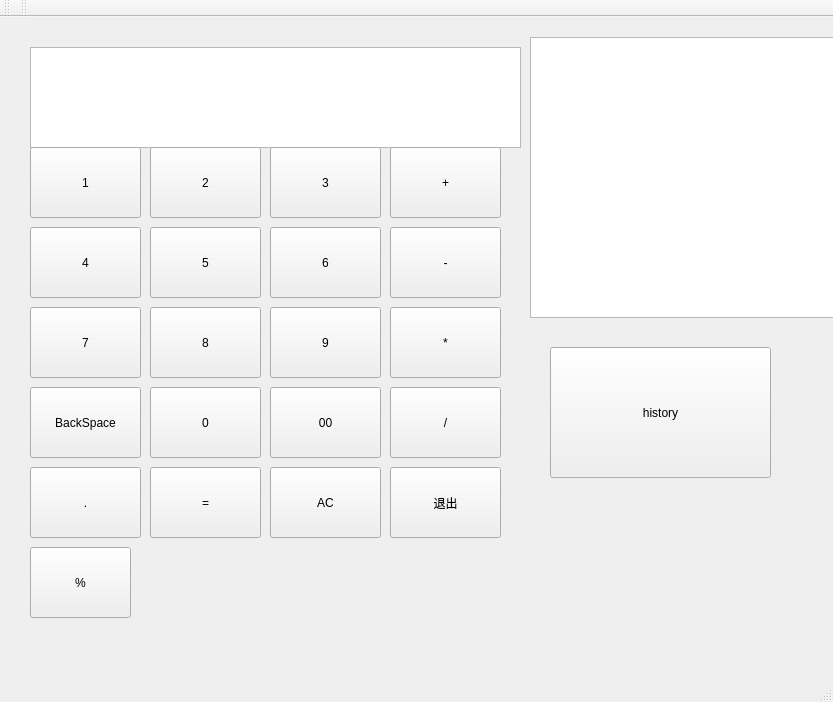
<?xml version="1.0" encoding="UTF-8"?>
<ui version="4.0">
 <class>MainWindow</class>
 <widget class="QMainWindow" name="MainWindow">
  <property name="enabled">
   <bool>true</bool>
  </property>
  <property name="geometry">
   <rect>
    <x>0</x>
    <y>0</y>
    <width>833</width>
    <height>702</height>
   </rect>
  </property>
  <property name="windowTitle">
   <string>计算器</string>
  </property>
  <widget class="QWidget" name="centralWidget">
   <widget class="QTextEdit" name="textEdit_show">
    <property name="geometry">
     <rect>
      <x>30</x>
      <y>30</y>
      <width>491</width>
      <height>101</height>
     </rect>
    </property>
    <property name="layoutDirection">
     <enum>Qt::LeftToRight</enum>
    </property>
    <property name="autoFillBackground">
     <bool>true</bool>
    </property>
    <property name="sizeAdjustPolicy">
     <enum>QAbstractScrollArea::AdjustToContents</enum>
    </property>
    <property name="lineWrapMode">
     <enum>QTextEdit::NoWrap</enum>
    </property>
    <property name="readOnly">
     <bool>true</bool>
    </property>
    <property name="html">
     <string>&lt;!DOCTYPE HTML PUBLIC &quot;-//W3C//DTD HTML 4.0//EN&quot; &quot;http://www.w3.org/TR/REC-html40/strict.dtd&quot;&gt;
&lt;html&gt;&lt;head&gt;&lt;meta name=&quot;qrichtext&quot; content=&quot;1&quot; /&gt;&lt;style type=&quot;text/css&quot;&gt;
p, li { white-space: pre-wrap; }
&lt;/style&gt;&lt;/head&gt;&lt;body style=&quot; font-family:'SimSun'; font-size:9pt; font-weight:400; font-style:normal;&quot;&gt;
&lt;p style=&quot;-qt-paragraph-type:empty; margin-top:0px; margin-bottom:0px; margin-left:0px; margin-right:0px; -qt-block-indent:0; text-indent:0px;&quot;&gt;&lt;br /&gt;&lt;/p&gt;&lt;/body&gt;&lt;/html&gt;</string>
    </property>
   </widget>
   <widget class="QPushButton" name="pushButton_1">
    <property name="geometry">
     <rect>
      <x>30</x>
      <y>130</y>
      <width>111</width>
      <height>71</height>
     </rect>
    </property>
    <property name="text">
     <string>1</string>
    </property>
   </widget>
   <widget class="QPushButton" name="pushButton_2">
    <property name="geometry">
     <rect>
      <x>150</x>
      <y>130</y>
      <width>111</width>
      <height>71</height>
     </rect>
    </property>
    <property name="text">
     <string>2</string>
    </property>
   </widget>
   <widget class="QPushButton" name="pushButton_5">
    <property name="geometry">
     <rect>
      <x>150</x>
      <y>210</y>
      <width>111</width>
      <height>71</height>
     </rect>
    </property>
    <property name="text">
     <string>5</string>
    </property>
   </widget>
   <widget class="QPushButton" name="pushButton_4">
    <property name="geometry">
     <rect>
      <x>30</x>
      <y>210</y>
      <width>111</width>
      <height>71</height>
     </rect>
    </property>
    <property name="text">
     <string>4</string>
    </property>
   </widget>
   <widget class="QPushButton" name="pushButton_3">
    <property name="geometry">
     <rect>
      <x>270</x>
      <y>130</y>
      <width>111</width>
      <height>71</height>
     </rect>
    </property>
    <property name="text">
     <string>3</string>
    </property>
   </widget>
   <widget class="QPushButton" name="pushButton_6">
    <property name="geometry">
     <rect>
      <x>270</x>
      <y>210</y>
      <width>111</width>
      <height>71</height>
     </rect>
    </property>
    <property name="text">
     <string>6</string>
    </property>
   </widget>
   <widget class="QPushButton" name="pushButton_jian">
    <property name="geometry">
     <rect>
      <x>390</x>
      <y>210</y>
      <width>111</width>
      <height>71</height>
     </rect>
    </property>
    <property name="text">
     <string>-</string>
    </property>
   </widget>
   <widget class="QPushButton" name="pushButton_7">
    <property name="geometry">
     <rect>
      <x>30</x>
      <y>290</y>
      <width>111</width>
      <height>71</height>
     </rect>
    </property>
    <property name="text">
     <string>7</string>
    </property>
   </widget>
   <widget class="QPushButton" name="pushButton_chen">
    <property name="geometry">
     <rect>
      <x>390</x>
      <y>290</y>
      <width>111</width>
      <height>71</height>
     </rect>
    </property>
    <property name="text">
     <string>*</string>
    </property>
   </widget>
   <widget class="QPushButton" name="pushButton_plus">
    <property name="geometry">
     <rect>
      <x>390</x>
      <y>130</y>
      <width>111</width>
      <height>71</height>
     </rect>
    </property>
    <property name="text">
     <string>+</string>
    </property>
   </widget>
   <widget class="QPushButton" name="pushButton_9">
    <property name="geometry">
     <rect>
      <x>270</x>
      <y>290</y>
      <width>111</width>
      <height>71</height>
     </rect>
    </property>
    <property name="text">
     <string>9</string>
    </property>
   </widget>
   <widget class="QPushButton" name="pushButton_8">
    <property name="geometry">
     <rect>
      <x>150</x>
      <y>290</y>
      <width>111</width>
      <height>71</height>
     </rect>
    </property>
    <property name="text">
     <string>8</string>
    </property>
   </widget>
   <widget class="QPushButton" name="pushButton_BackSpace">
    <property name="geometry">
     <rect>
      <x>30</x>
      <y>370</y>
      <width>111</width>
      <height>71</height>
     </rect>
    </property>
    <property name="text">
     <string>BackSpace</string>
    </property>
   </widget>
   <widget class="QPushButton" name="pushButton_0">
    <property name="geometry">
     <rect>
      <x>150</x>
      <y>370</y>
      <width>111</width>
      <height>71</height>
     </rect>
    </property>
    <property name="text">
     <string>0</string>
    </property>
   </widget>
   <widget class="QPushButton" name="pushButton_equal">
    <property name="geometry">
     <rect>
      <x>150</x>
      <y>450</y>
      <width>111</width>
      <height>71</height>
     </rect>
    </property>
    <property name="text">
     <string>=</string>
    </property>
   </widget>
   <widget class="QPushButton" name="pushButton_divide">
    <property name="geometry">
     <rect>
      <x>390</x>
      <y>370</y>
      <width>111</width>
      <height>71</height>
     </rect>
    </property>
    <property name="text">
     <string>/</string>
    </property>
   </widget>
   <widget class="QPushButton" name="pushButton_00">
    <property name="geometry">
     <rect>
      <x>270</x>
      <y>370</y>
      <width>111</width>
      <height>71</height>
     </rect>
    </property>
    <property name="text">
     <string>00</string>
    </property>
   </widget>
   <widget class="QPushButton" name="pushButton_clear">
    <property name="geometry">
     <rect>
      <x>270</x>
      <y>450</y>
      <width>111</width>
      <height>71</height>
     </rect>
    </property>
    <property name="text">
     <string>AC</string>
    </property>
   </widget>
   <widget class="QPushButton" name="pushButton_Exit">
    <property name="geometry">
     <rect>
      <x>390</x>
      <y>450</y>
      <width>111</width>
      <height>71</height>
     </rect>
    </property>
    <property name="text">
     <string>退出</string>
    </property>
   </widget>
   <widget class="QPushButton" name="pushButton_dot">
    <property name="geometry">
     <rect>
      <x>30</x>
      <y>450</y>
      <width>111</width>
      <height>71</height>
     </rect>
    </property>
    <property name="text">
     <string>.</string>
    </property>
   </widget>
   <widget class="QPushButton" name="pushButton_mod">
    <property name="geometry">
     <rect>
      <x>30</x>
      <y>530</y>
      <width>101</width>
      <height>71</height>
     </rect>
    </property>
    <property name="text">
     <string>%</string>
    </property>
   </widget>
   <widget class="QTextEdit" name="textBrowser_history">
    <property name="geometry">
     <rect>
      <x>530</x>
      <y>20</y>
      <width>371</width>
      <height>281</height>
     </rect>
    </property>
   </widget>
   <widget class="QPushButton" name="showHistoryButton">
    <property name="geometry">
     <rect>
      <x>550</x>
      <y>330</y>
      <width>221</width>
      <height>131</height>
     </rect>
    </property>
    <property name="text">
     <string>history</string>
    </property>
   </widget>
  </widget>
  <widget class="QMenuBar" name="menuBar">
   <property name="geometry">
    <rect>
     <x>0</x>
     <y>0</y>
     <width>833</width>
     <height>21</height>
    </rect>
   </property>
  </widget>
  <widget class="QToolBar" name="mainToolBar">
   <attribute name="toolBarArea">
    <enum>TopToolBarArea</enum>
   </attribute>
   <attribute name="toolBarBreak">
    <bool>false</bool>
   </attribute>
  </widget>
  <widget class="QStatusBar" name="statusBar"/>
  <widget class="QToolBar" name="toolBar">
   <property name="windowTitle">
    <string>toolBar</string>
   </property>
   <attribute name="toolBarArea">
    <enum>TopToolBarArea</enum>
   </attribute>
   <attribute name="toolBarBreak">
    <bool>false</bool>
   </attribute>
  </widget>
 </widget>
 <layoutdefault spacing="6" margin="11"/>
 <resources/>
 <connections/>
</ui>
